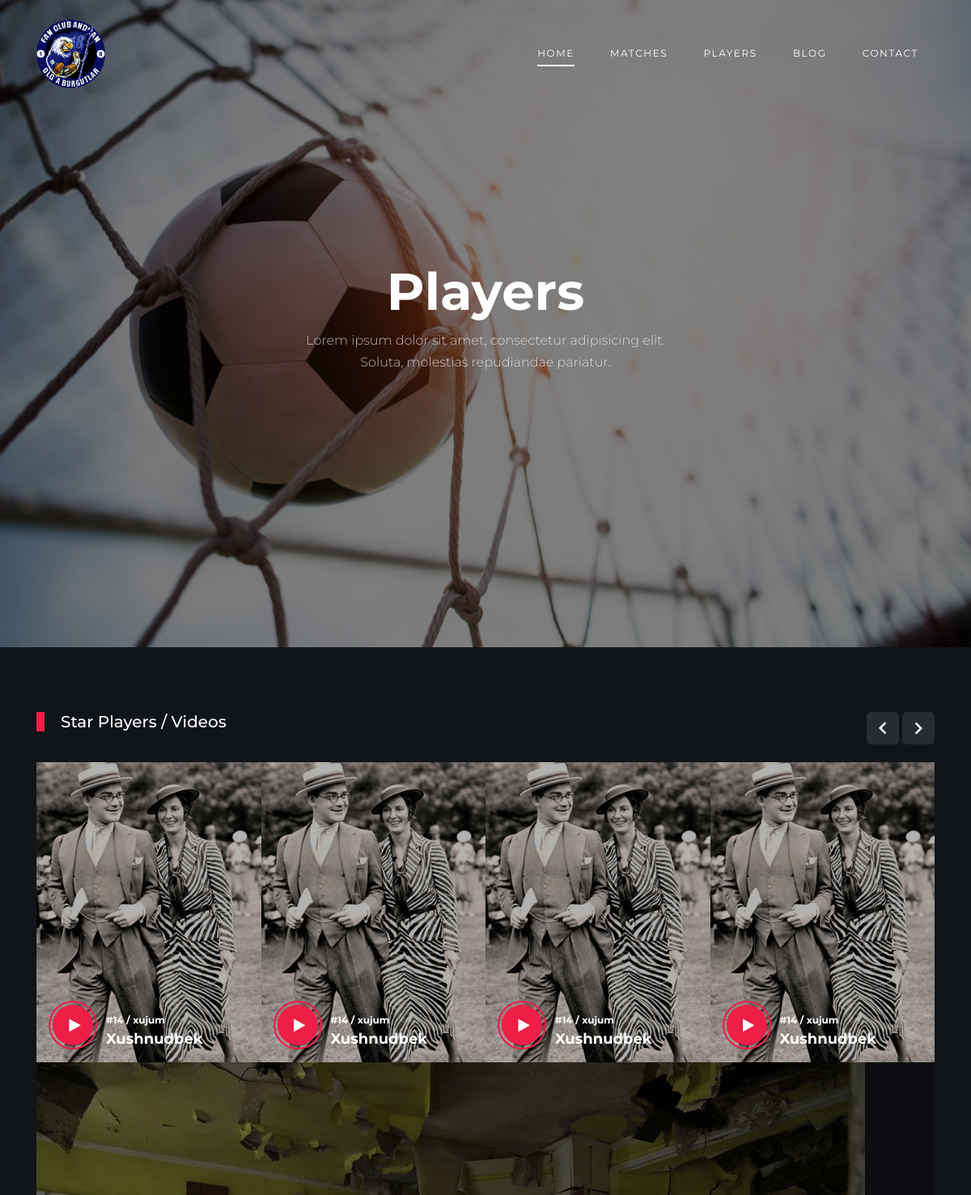
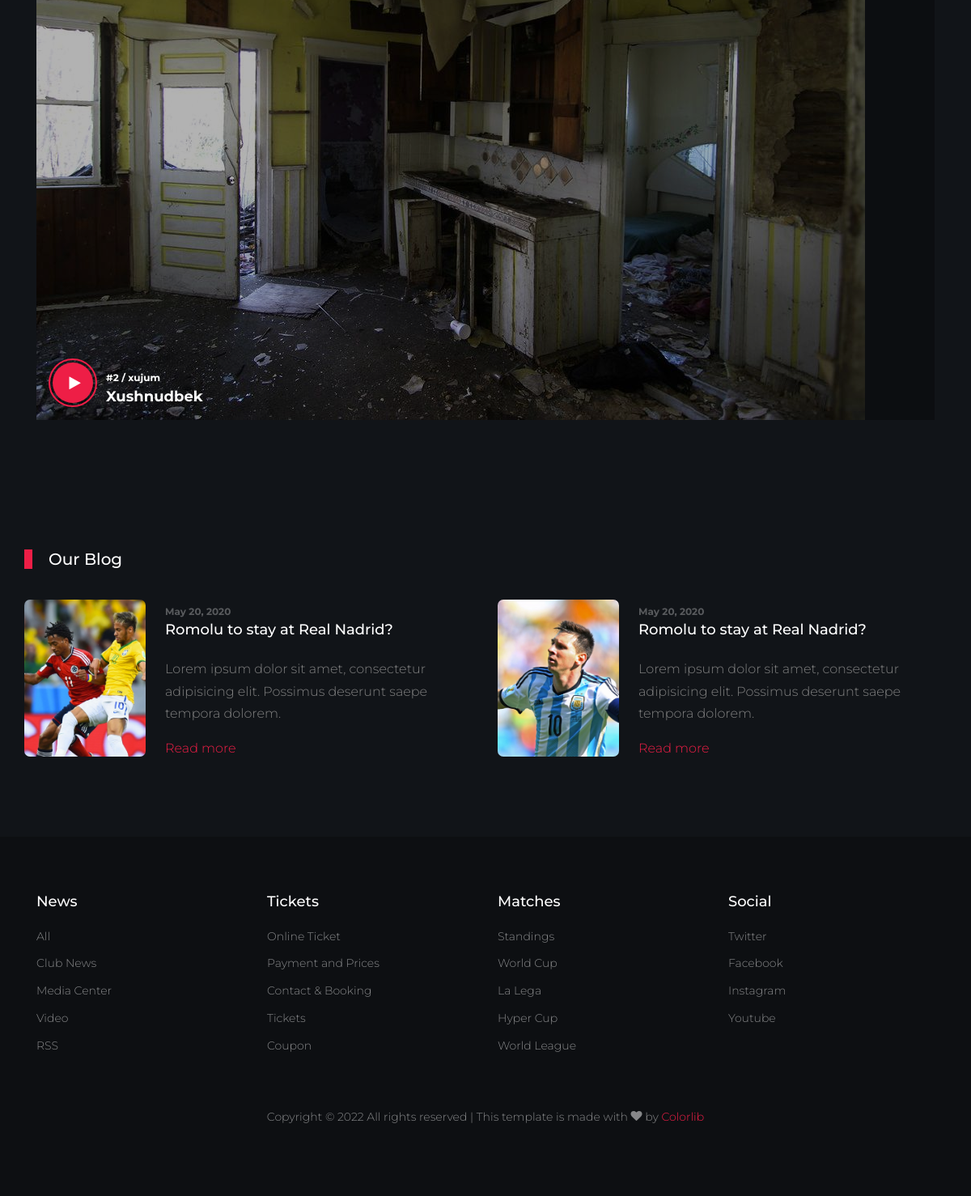
Screenshot of /players/ with the database file from the repository (2 pictures, top to bottom).
### main/models.py (models this page shows)
class Players(models.Model):
    fullname = models.CharField(max_length=255)
    position = models.CharField(max_length=255)
    img = models.ImageField(upload_to='players/')
    video = models.FileField(upload_to='playervideos/',null=True,blank=True)
    number = models.IntegerField(unique=True)

### main/views.py (the view)
# urls.py: path('players/',AllPlayers,name='players'),
def AllPlayers(request):
    context = {
        'player':Players.objects.all(),
    }
    return render(request,'players.html',context)

### templates/players.html (shortened to what this page needs)
{% extends 'base.html' %}
{% load static %}
{%block content%}
    <div class="hero overlay" style="background-image: url('images/bg_3.jpg');">
      <div class="container">
        <div class="row align-items-center">
          <div class="col-lg-5 mx-auto text-center">
            <h1 class="text-white">Players</h1>
            <p>Lorem ipsum dolor sit amet, consectetur adipisicing elit. Soluta, molestias repudiandae pariatur.</p>
          </div>
        </div>
      </div>
    </div>
    <div class="site-section">
      <div class="container">
        <div class="row">
          <div class="col-6 title-section">
            <h2 class="heading">Star Players / Videos</h2>
          </div>
          <div class="col-6 text-right">
            <div class="custom-nav">
            <a href="#" class="js-custom-prev-v2"><span class="icon-keyboard_arrow_left"></span></a>
            <a href="#" class="js-custom-next-v2"><span class="icon-keyboard_arrow_right"></span></a>
            </div>
          </div>
        </div>
        <div class="owl-4-slider owl-carousel">
      {% for i in player %}
          <div class="item">
            <div class="video-media">
              <img src="{{i.img.url}}" alt="Image" class="img-fluid">
              <a href="#" class="d-flex play-button align-items-center" data-fancybox>
                <span class="icon mr-3">
                  <span class="icon-play"></span>
                </span>
                <div class="caption">
                  <span class="meta">#{{i.number}} / {{i.position}}</span>
                  <h3 class="m-0">{{i.fullname}}</h3>
                </div>
              </a>
            </div>
          </div>
        </div>
  {% endfor %}
      </div>
    </div>
    <div class="container site-section">
      <div class="row">
        <div class="col-6 title-section">
          <h2 class="heading">Our Blog</h2>
        </div>
      </div>
      <div class="row">
        <div class="col-lg-6">
          <div class="custom-media d-flex">
            <div class="img mr-4">
              <img src="images/img_1.jpg" alt="Image" class="img-fluid">
            </div>
            <div class="text">
              <span class="meta">May 20, 2020</span>
              <h3 class="mb-4"><a href="#">Romolu to stay at Real Nadrid?</a></h3>
              <p>Lorem ipsum dolor sit amet, consectetur adipisicing elit. Possimus deserunt saepe tempora dolorem.</p>
              <p><a href="#">Read more</a></p>
            </div>
          </div>
        </div>
        <div class="col-lg-6">
          <div class="custom-media d-flex">
            <div class="img mr-4">
              <img src="images/img_3.jpg" alt="Image" class="img-fluid">
            </div>
            <div class="text">
              <span class="meta">May 20, 2020</span>
              <h3 class="mb-4"><a href="#">Romolu to stay at Real Nadrid?</a></h3>
              <p>Lorem ipsum dolor sit amet, consectetur adipisicing elit. Possimus deserunt saepe tempora dolorem.</p>
              <p><a href="#">Read more</a></p>
            </div>
          </div>
        </div>
      </div>
    </div>
{%endblock%}

### static/css/style.css (style rules this page uses)
body { line-height: 1.7; color: gray; font-weight: 300; background-color: #222831; font-size: 16px; }
a { -webkit-transition: .3s all ease; -o-transition: .3s all ease; transition: .3s all ease; }
h1, h2, h3, h4, h5, .h1, .h2, .h3, .h4, .h5 { font-family: "Montserrat", -apple-system, BlinkMacSystemFont, "Segoe UI", Roboto, "Helvetica Neue", Arial, sans-serif, "Apple Color Emoji", "Segoe UI Emoji", "Segoe UI Symbol", "Noto Color Emoji"; color: #fff; }
.site-section { padding: 2.5em 0; }
@media (min-width: 768px) { .site-section { padding: 5em 0; } }
.hero { background-size: cover; background-position: center center; }
.hero, .hero > .container > .row { height: 100vh; min-height: 500px; }
.hero.overlay:before { content: ""; position: absolute; background: rgba(0, 0, 0, 0.5); top: 0; left: 0; right: 0; bottom: 0; }
.hero h1 { font-weight: 700; font-size: 4rem; }
.hero p { color: rgba(255, 255, 255, 0.7); }
.video-media { position: relative; }
.video-media:before { position: absolute; content: ""; top: 0; left: 0; right: 0; bottom: 0; background: rgba(0, 0, 0, 0.3); }
.video-media .play-button { position: absolute; display: block; bottom: 20px; left: 20px; font-size: 20px; font-weight: 700; color: #fff; width: 100%; }
.video-media .play-button .icon { -webkit-box-flex: 0; -ms-flex: 0 0 50px; flex: 0 0 50px; height: 50px; border-radius: 50%; background: #ee1e46; position: relative; }
.video-media .play-button .icon:before { content: ""; position: absolute; left: -5px; top: -5px; width: 60px; height: 60px; border: 2px solid #ee1e46; border-radius: 50%; }
.video-media .play-button .icon > span { position: absolute; top: 50%; color: #fff; left: 55%; font-size: 18px; -webkit-transform: translate(-50%, -50%); -ms-transform: translate(-50%, -50%); transform: translate(-50%, -50%); }
.video-media .play-button .meta { font-size: 12px; }
.video-media .play-button .caption { width: 100%; }
.video-media .play-button .caption h3 { line-height: 1; color: #fff; font-weight: 700; font-size: 18px; }
.title-section { margin-bottom: 30px; }
.title-section .heading { color: #fff; font-size: 20px; position: relative; padding-left: 30px; }
.title-section .heading:before { position: absolute; content: ""; width: 10px; top: 0; left: 0; bottom: 0; background: #ee1e46; }
.custom-nav a { font-size: 30px; display: inline-block; width: 40px; height: 40px; position: relative; color: #fff; border-radius: 5px; background: rgba(255, 255, 255, 0.1); }
.custom-nav a > span { position: absolute; top: 50%; left: 50%; -webkit-transform: translate(-50%, -50%); -ms-transform: translate(-50%, -50%); transform: translate(-50%, -50%); }
.custom-media .img { -webkit-box-flex: 0; -ms-flex: 0 0 150px; flex: 0 0 150px; }
.custom-media .img img { max-width: 100%; border-radius: 7px; }
.custom-media .text .meta { color: rgba(255, 255, 255, 0.3); font-size: 12px; font-weight: 700; }
.custom-media .text h3 { font-size: 18px; }
.custom-media .text h3 a { color: #fff; }

### rows the page displays
Players: img (picture), number "14", position "xujum", fullname "Xushnudbek"
Players: img (picture), number "2", position "xujum", fullname "Xushnudbek"
